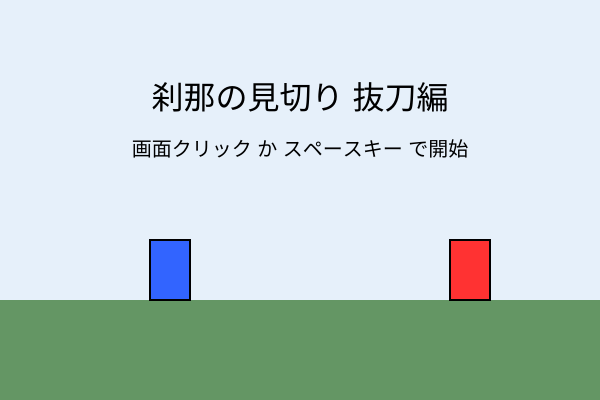
Frame 1 (no input)
Frame 60 (no input): identical to frame 1, image omitted
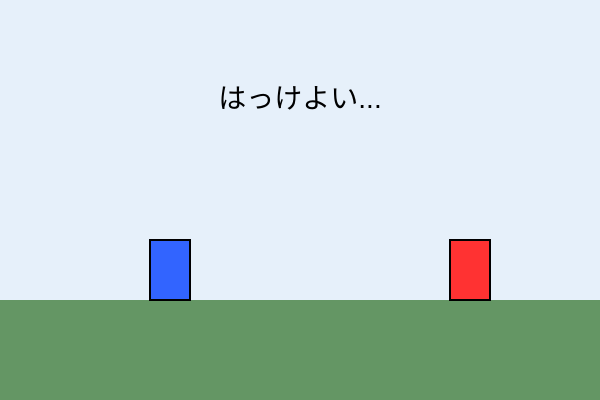
Frame 120 (the mouse pressed at the canvas centre since frame 60)

The p5.js sketch that drew these frames (run headless with seeded random() and noise() and a simulated clock; from frame 60 on, the mouse is pressed at the canvas centre):

// p5.js sketch
// ── sketch.js
let gameState = "WAITING"; // WAITING, READY, NOW, WIN, LOSE, EARLY
let timer = 0;
let flashTime = 0;
let playerReactionTime = 0;

// 敵の反応速度（日本人の平均反射神経：220ミリ秒）
const ENEMY_REACTION_TIME = 270; 

// アニメーション用の位置変数
let playerX = 150;
let enemyX = 450;
let slashX = 0;

function setup() {
  createCanvas(600, 400);
  textAlign(CENTER, CENTER);
}

function draw() {
  // 背景（状態によって色を変える）
  if (gameState === "NOW") {
    background(255, 50, 50); // 「！」の時は画面が真っ赤に！
  } else {
    background(230, 240, 250); // 普段はさわやかな青空風
  }

  // 地面を描く
  fill(100, 150, 100);
  noStroke();
  rect(0, 300, width, 100);

  // キャラクターの描画（ただの四角だけど色と位置で表現！）
  drawCharacters();

  // 中央のUIテキスト表示
  drawUI();

  // --- ゲームのルール処理 ---
  if (gameState === "READY") {
    if (millis() > flashTime) {
      gameState = "NOW";
      timer = millis(); // 「！」が出た瞬間
    }
  } 
  else if (gameState === "NOW") {
    // プレイヤーが押す前に敵の反応時間が過ぎたら負け
    if (millis() - timer > ENEMY_REACTION_TIME) {
      gameState = "LOSE";
      enemyX = 200; // 敵が一瞬で間合いを詰めてくる
    }
  }
}

// キャラクターを描く関数
function drawCharacters() {
  stroke(0);
  strokeWeight(2);

  // プレイヤー（青い四角）
  if (gameState === "WIN") {
    fill(50, 100, 255);
    rect(playerX, 220, 40, 80); // 勝ったら直立
  } else if (gameState === "EARLY") {
    fill(150);
    rect(playerX, 240, 40, 60); // お手付きはズッコケる
  } else {
    fill(50, 100, 255);
    rect(playerX, 240, 40, 60); // 普段の構え
  }

  // 敵（赤い四角）
  if (gameState === "LOSE") {
    fill(255, 50, 50);
    rect(enemyX, 220, 40, 80); // 敵が勝ったら直立
  } else if (gameState === "WIN") {
    fill(200); // 敵が負けたらグレーになって倒れる
    push();
    translate(enemyX, 280);
    rotate(HALF_PI);
    rect(0, 0, 40, 80);
    pop();
  } else {
    fill(255, 50, 50);
    rect(enemyX, 240, 40, 60); // 普段の構え
  }

  // 斬撃エフェクト（プレイヤーが勝ったとき）
  if (gameState === "WIN") {
    stroke(255, 255, 0);
    strokeWeight(8);
    line(430, 210, 470, 290);
  }
}

// 文字を表示する関数
function drawUI() {
  noStroke();
  fill(0);
  textSize(24);

  if (gameState === "WAITING") {
    textSize(32);
    text("刹那の見切り 抜刀編", width / 2, 100);
    textSize(20);
    text("画面クリック か スペースキー で開始", width / 2, 150);
  } 
  else if (gameState === "READY") {
    textSize(28);
    text("はっけよい...", width / 2, 100);
  } 
  else if (gameState === "NOW") {
    fill(255, 255, 0);
    textSize(80);
    text("！", width / 2, 120);
  } 
  else if (gameState === "WIN") {
    fill(0, 150, 0);
    textSize(36);
    text("勝負あり！", width / 2, 80);
    textSize(20);
    fill(0);
    text(`あなたの反応: ${playerReactionTime} ms`, width / 2, 130);
    text(`（日本平均の壁: ${ENEMY_REACTION_TIME} ms）`, width / 2, 160);
    text("クリックで次へ", width / 2, 350);
  } 
  else if (gameState === "LOSE") {
    fill(200, 0, 0);
    textSize(36);
    text("おそい！", width / 2, 80);
    textSize(20);
    fill(0);
    text(`敵が動いた速さ: ${ENEMY_REACTION_TIME} ms`, width / 2, 130);
    text("クリックで次へ", width / 2, 350);
  } 
  else if (gameState === "EARLY") {
    fill(150, 100, 0);
    textSize(36);
    text("お手付き！", width / 2, 80);
    textSize(20);
    fill(0);
    text("あせってはならぬ", width / 2, 130);
    text("クリックで次へ", width / 2, 350);
  }
}

// 入力があったときの処理
function action() {
  if (gameState === "WAITING") {
    resetGame();
    gameState = "READY";
  } 
  else if (gameState === "READY") {
    gameState = "EARLY";
  } 
  else if (gameState === "NOW") {
    playerReactionTime = Math.floor(millis() - timer);
    playerX = 400; // プレイヤーが一瞬で相手の目の前に移動！
    gameState = "WIN";
  } 
  else if (gameState === "WIN" || gameState === "LOSE" || gameState === "EARLY") {
    gameState = "WAITING";
  }
}

function mousePressed() { action(); }
function keyPressed() { if (key === ' ') action(); }

function resetGame() {
  playerX = 150;
  enemyX = 450;
  flashTime = millis() + random(2000, 5000); 
}
